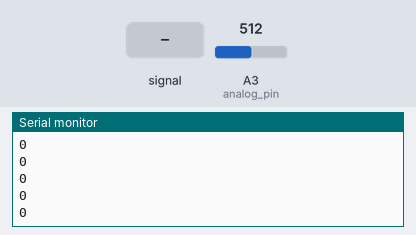
Bench run of a sketch on a simulated Arduino Zero (SAMD21). Parts: the last lines printed to the serial monitor. The inputs (shaded band) are chosen by the test bench; at power-on: A3 (analog_pin) = 512 (analog values on the 0–1023 scale).

Above: at 1.2 s.
1.3 s: A3 (analog_pin) fed a 200 Hz sine of ±81 counts around its level
At 1.47 s:
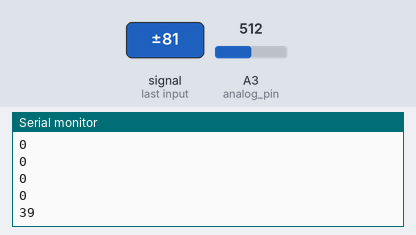
2.8 s: A3 (analog_pin) set to 716
At 2.96 s:
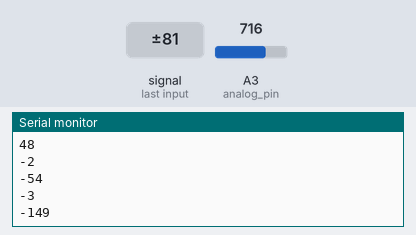
4.3 s: A3 (analog_pin) fed a 1000 Hz sine of ±255 counts around its level
At 4.46 s:
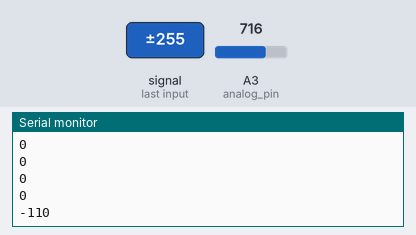
5.8 s: A3 (analog_pin) set to 900
At 5.95 s:
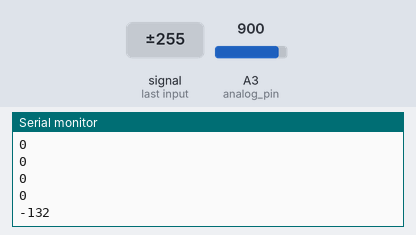
Timing chart, 0 to 8.3 s (numbered marks = the images above; inputs shaded):
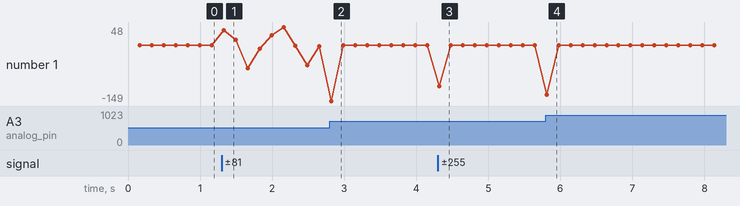

The sketch:

hw7_p2.ino
```cpp
// Based off of "rx_tx02  Robert Hart Mar 2019."
//  Program to use transmit-receive across space between two conductors.
//  One conductor attached to pin4, one to A0
//
//  Optionally, two resistors (1 MOhm or greater) can be placed between 5V and GND, with
//  the signal connected between them so that the steady-state voltage is 2.5 Volts.
//
//  Signal varies with electric field coupling between conductors, and can
//  be used to measure many things related to position, overlap, and intervening material
//  between the two conductors.
//


int read_high;
int read_low;
int diff;
long int sum;
int N_samples = 500;    //Number of samples to take.  Larger number slows it down, but reduces scatter.

int analog_pin = A3;
int tx_pin = A1;

void setup() {
  pinMode(A1, OUTPUT);     //Pin 4 provides the voltage step
  Serial.begin(115200);
  analogReadResolution(10);
}

void loop() {

  sum = 0;

  for (int i = 0; i < N_samples; i++) {
    digitalWrite(tx_pin, HIGH);             //Step the voltage high on conductor 1.
    read_high = analogRead(analog_pin);        //Measure response of conductor 2.
    delayMicroseconds(100);            //Delay to reach steady state.
    digitalWrite(tx_pin, LOW);              //Step the voltage to zero on conductor 1.
    read_low = analogRead(analog_pin);         //Measure response of conductor 2.
    diff = read_high - read_low;       //desired answer is the difference between high and low.
    sum += diff;                       //Sums up N_samples of these measurements.
  }
  Serial.println(sum);
  //delay(100);


}
```

Measured:
- after the input at 1.3 s, the serial monitor: prints a new line at once (image 1)
- after the input at 2.8 s, the serial monitor: prints a new line at once (image 2)
- after the input at 4.3 s, the serial monitor: prints a new line at once (image 3)
- after the input at 5.8 s, the serial monitor: prints a new line at once (image 4)
- plotted number 1: 0 → -3 after the input at 1.3 s
